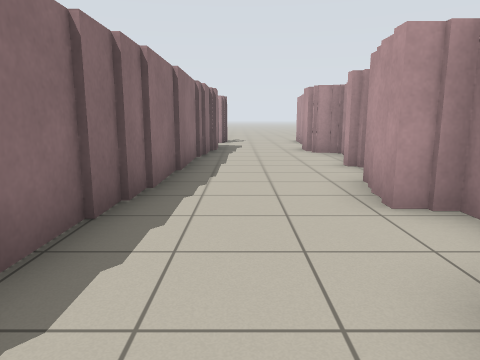
[1] (above)

17 first-person views from a walk through a world built for the Player/Stage simulator. The camera is 1 m above the floor, tilts 10° down and sees 70° across. The lines on the ground mark 1 m squares. The floor is counted in squares, 1 m on a side. Each view is taken from the middle of a square. On the plan, view 1 faces up. The plan holds only what a view shows up to about 13 squares ahead; the rest is blank. Robots are left out.

[2]
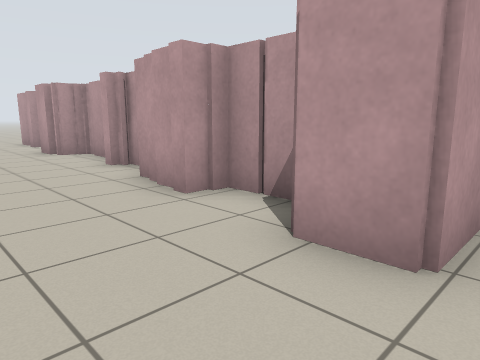

[3]
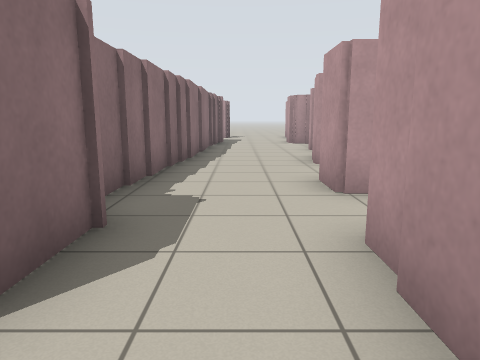

[4]
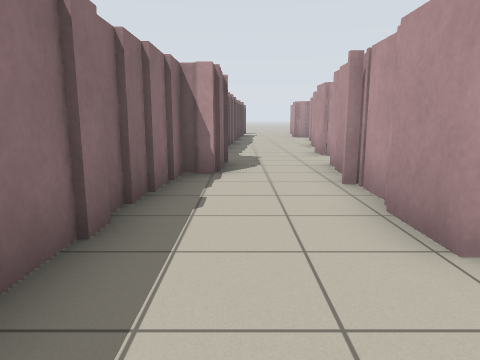

[5]
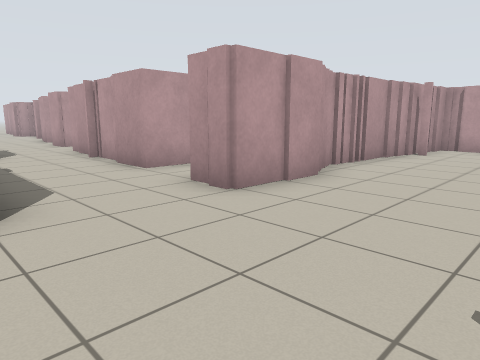

[6]
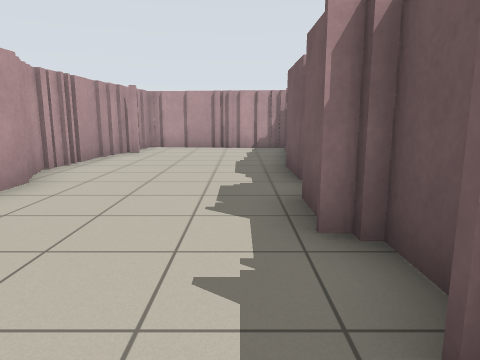

[7]
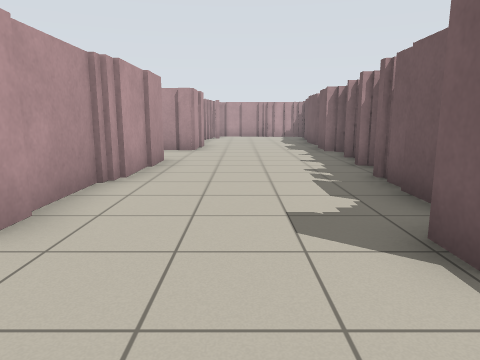

[8]
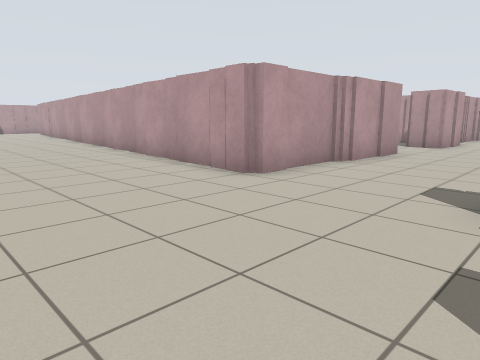

[9]
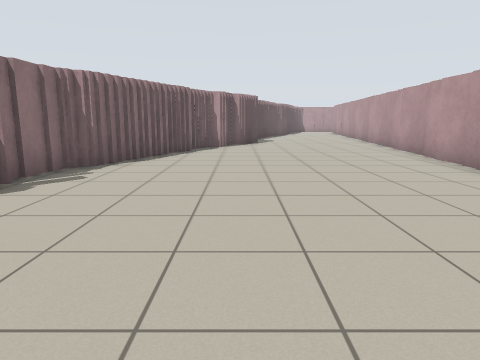

[10]
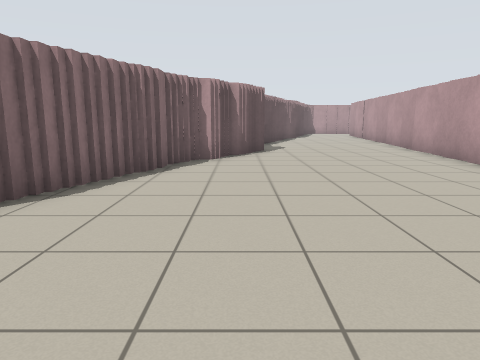

[11]
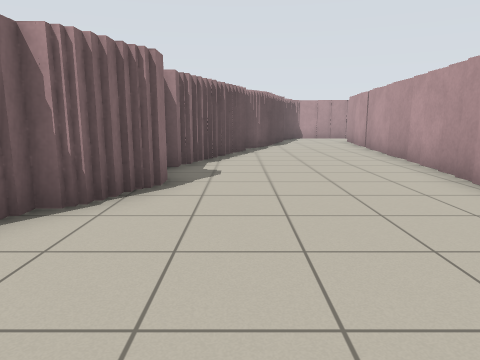

[12]
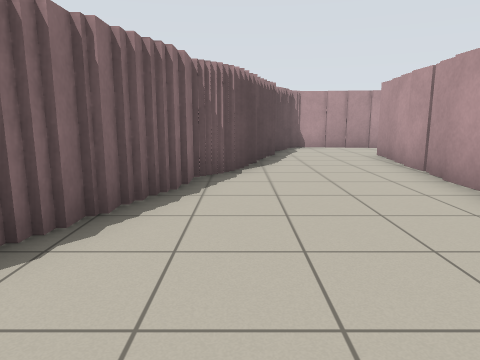

[13]
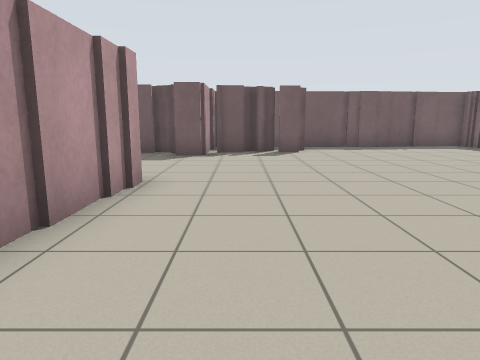

[14]
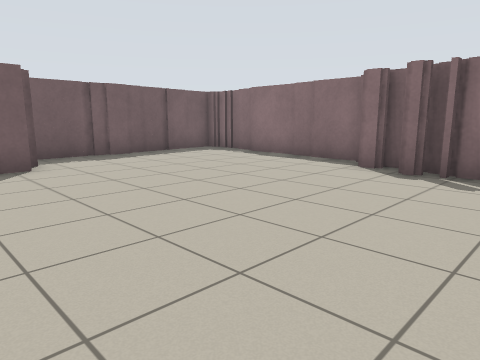

[15]
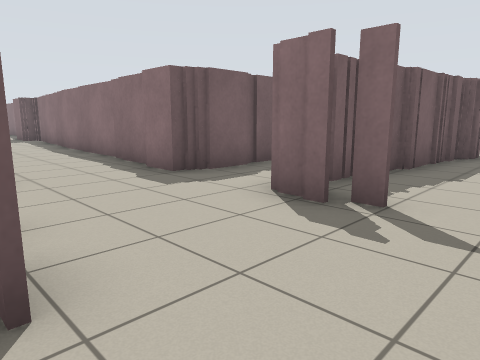

[16]
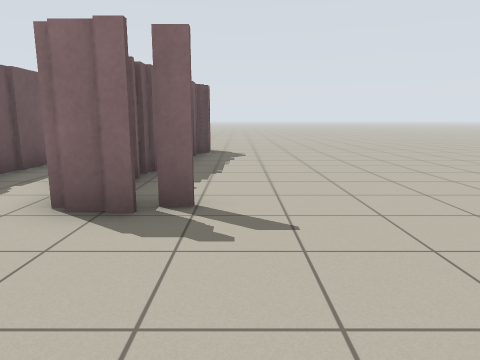

[17]
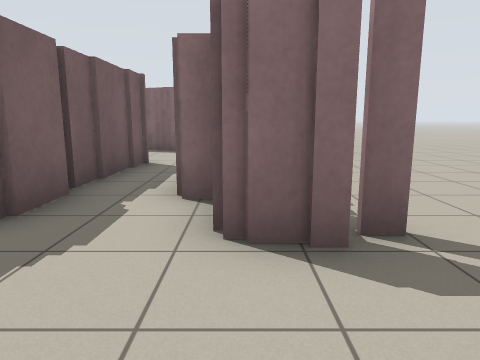

### Floor plan
Key: @ floor where view 1 was taken; # wall or solid block; . floor.
Columns run from 19 left of view 1 to 10 right of it. Each row starts with its distance up from view 1.
 18          ..............
 17          ..............
 16          ..#####..#....
 15           ##...####...
 14           #...........#
 13           #...........
 12          ##..######..#
 11          #...#    #..##
 10          #...#    #...#
  9         ##...#    #...#
  8         #....#    #...#
  7        ##....#   ##...#
  6        #....##   #....
  5        #....#    #...#
  4       ##....#    #...##
  3       ##....#    #....#
  2       ##....#    #...##
  1       #.....#    #...##
  0      ##.....#    #.@..
 -1     ##......#    #..#
 -2     #.......#    #..#
 -3     #......##    #..#
 -4    ##......#    ##..#
 -5    #.......#    #...#
 -6   ##.......#    #...##
 -7   #........#    #....
 -8   #........#### #....
 -9  ##...........###...########
-10  #.........................###
-11  #...........................#
-12  #...........................#
-13  #........####...............#
-14 ##.....#### #############  .##
-15 #.......  #                ##
-16 ###########

Positions as (right, up) in squares from view 1, and headings:
1: (0, 0), facing up
2: (-1, 0), facing up-right
3: (0, -4), facing up
4: (-1, -9), facing up
5: (-3, -13), facing up-right
6: (-3, -13), facing right
7: (-11, -11), facing right
8: (-13, -13), facing up-right
9: (-13, -13), facing up
10: (-13, -9), facing up
11: (-11, -3), facing up
12: (-10, 3), facing up
13: (-10, -3), facing down
14: (-10, -6), facing down-left
15: (3, 18), facing down-left
16: (3, 17), facing left
17: (2, 15), facing left
